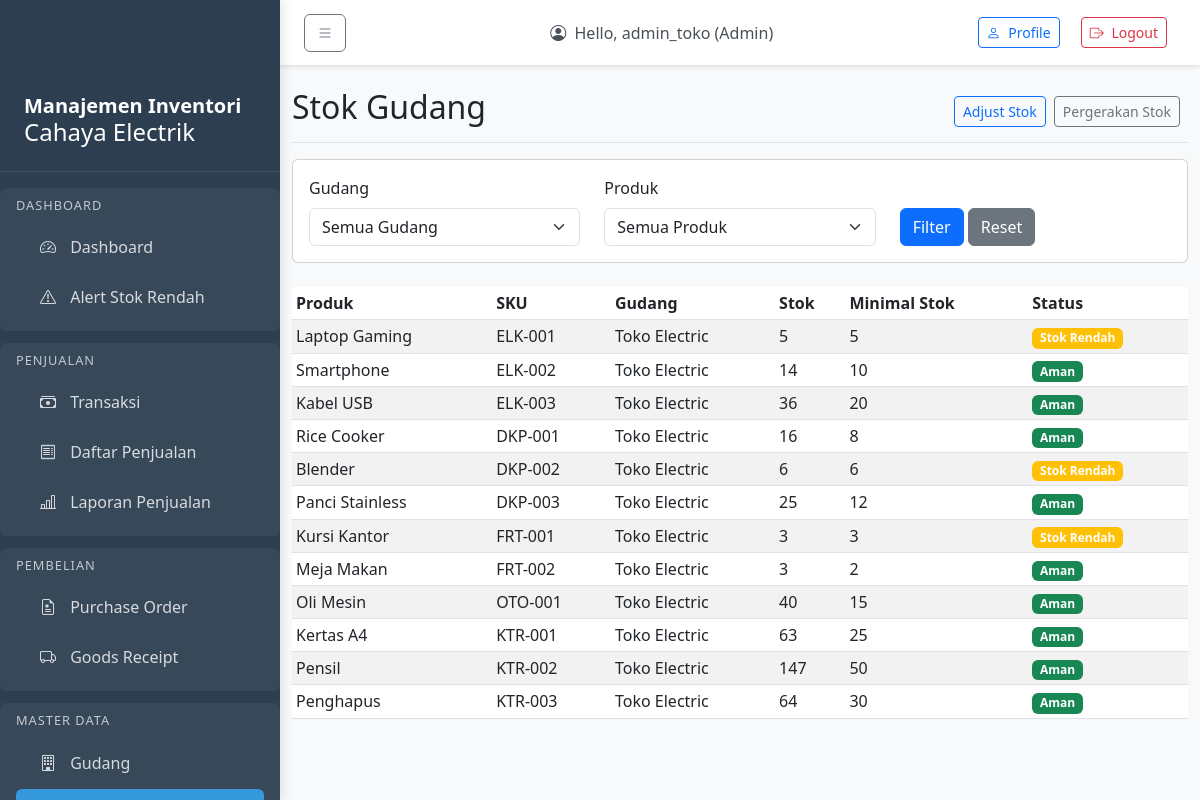
The app's page /inventory/stocks/ (signed in), older data.
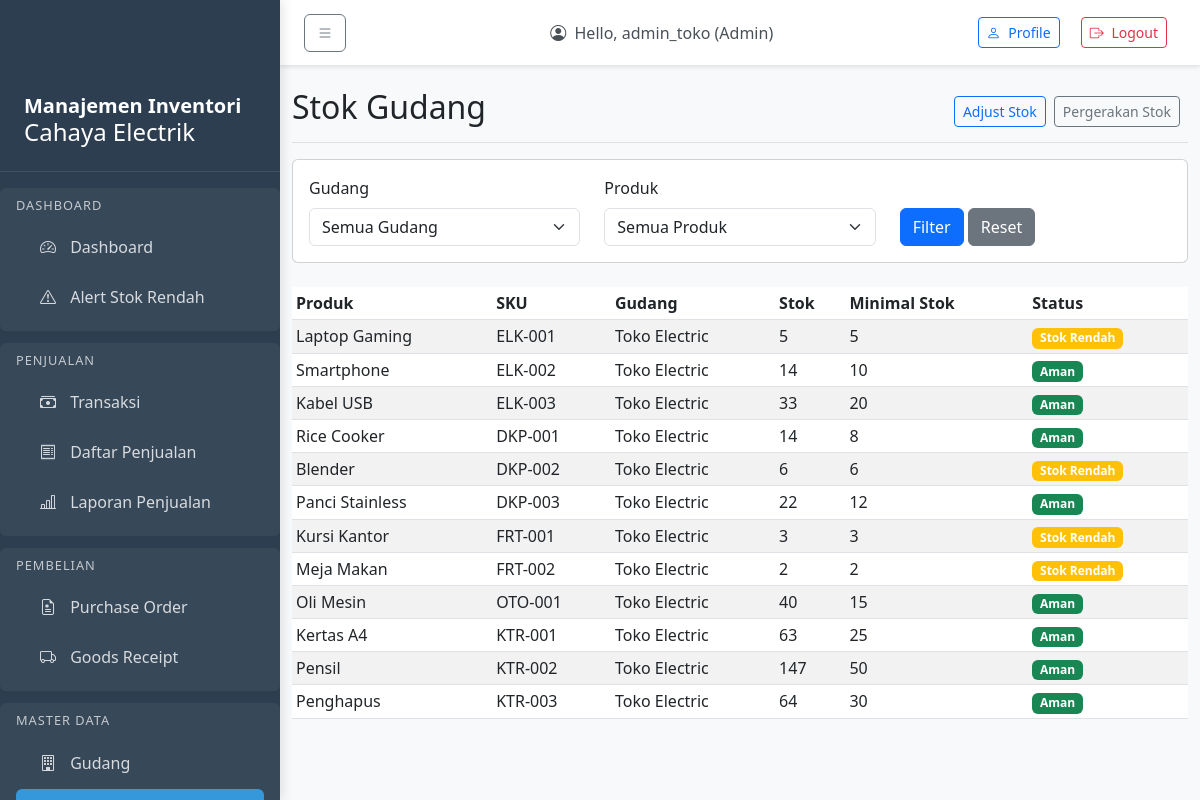
The same page, newer data.
### inventory/models.py (models this page shows, shortened)
class Stock(models.Model):
    product = models.ForeignKey(Product, on_delete=models.CASCADE)
    warehouse = models.ForeignKey(Warehouse, on_delete=models.CASCADE)
    qty = models.IntegerField(default=0)
    class Meta:
        db_table = 'stock'
        unique_together = ('product', 'warehouse')

class Warehouse(models.Model):
    code = models.CharField(max_length=20, unique=True)
    name = models.CharField(max_length=100)
    address = models.CharField(max_length=255, blank=True)
    created_at = models.DateTimeField(auto_now_add=True)
    class Meta:
        db_table = 'warehouse'

### master/models.py (models this page shows, shortened)
class Product(models.Model):
    sku = models.CharField(max_length=50, unique=True)
    name = models.CharField(max_length=150)
    category = models.ForeignKey(Category, on_delete=models.CASCADE, null=True, blank=True)
    uom = models.CharField(max_length=20, default='PCS')  # Unit of Measure
    min_stock = models.IntegerField(default=0)
    price = models.DecimalField(max_digits=12, decimal_places=2, default=0)
    is_active = models.BooleanField(default=True)
    created_at = models.DateTimeField(auto_now_add=True)
    updated_at = models.DateTimeField(auto_now=True)
    class Meta:
        db_table = 'product'

### inventory/views.py (the view)
# urls.py: path('stocks/', views.stock_list, name='stock_list'),
@login_required
def stock_list(request):
    if request.user.role not in ['warehouse', 'manager', 'admin']:
        raise PermissionDenied("Anda tidak memiliki akses ke fitur ini.")
    warehouse_id = request.GET.get('warehouse')
    product_id = request.GET.get('product')
    stocks = Stock.objects.select_related('product', 'warehouse').all()
    if warehouse_id:
        stocks = stocks.filter(warehouse_id=warehouse_id)
    if product_id:
        stocks = stocks.filter(product_id=product_id)
    warehouses = Warehouse.objects.all()
    products = Product.objects.filter(is_active=True)
    return render(request, 'inventory/stock_list.html', {
        'stocks': stocks,
        'warehouses': warehouses,
        'products': products,
        'selected_warehouse': warehouse_id,
        'selected_product': product_id
    })

### templates/inventory/stock_list.html (shortened to what this page needs)
{% extends 'base.html' %}
{% block content %}
<div class="d-flex justify-content-between flex-wrap flex-md-nowrap align-items-center pt-3 pb-2 mb-3 border-bottom">
    <h1 class="h2">Stok Gudang</h1>
    <div class="btn-toolbar mb-2 mb-md-0">
        <div class="btn-group me-2">
            <a href="{% url 'inventory:stock_adjustment' %}" class="btn btn-sm btn-outline-primary">Adjust Stok</a>
        </div>
        <div class="btn-group me-2">
            <a href="{% url 'inventory:stock_movement_list' %}" class="btn btn-sm btn-outline-secondary bi bi-arrow-eft-right">Pergerakan Stok</a>
        </div>
    </div>
</div>
<div class="card mb-4">
    <div class="card-body">
        <form method="get">
            <div class="row">
                <div class="col-md-4">
                    <label for="warehouse" class="form-label">Gudang</label>
                    <select name="warehouse" id="warehouse" class="form-select">
                        <option value="">Semua Gudang</option>
                    </select>
                </div>
                <div class="col-md-4">
                    <label for="product" class="form-label">Produk</label>
                    <select name="product" id="product" class="form-select">
                        <option value="">Semua Produk</option>
                    </select>
                </div>
                <div class="col-md-4">
                    <label class="form-label">&nbsp;</label>
                    <div>
                        <button type="submit" class="btn btn-primary">Filter</button>
                        <a href="{% url 'inventory:stock_list' %}" class="btn btn-secondary">Reset</a>
                    </div>
                </div>
            </div>
        </form>
    </div>
</div>
<div class="table-responsive">
    <table class="table table-striped table-sm">
        <thead>
            <tr>
                <th>Produk</th>
                <th>SKU</th>
                <th>Gudang</th>
                <th>Stok</th>
                <th>Minimal Stok</th>
                <th>Status</th>
            </tr>
        </thead>
        <tbody>
            {% for stock in stocks %}
            <tr>
                <td>{{ stock.product.name }}</td>
                <td>{{ stock.product.sku }}</td>
                <td>{{ stock.warehouse.name }}</td>
                <td>{{ stock.qty }}</td>
                <td>{{ stock.product.min_stock }}</td>
                <td>
                    {% if stock.qty <= stock.product.min_stock %}
                        <span class="badge bg-warning">Stok Rendah</span>
                    {% else %}
                        <span class="badge bg-success">Aman</span>
                    {% endif %}
                </td>
            </tr>
            {% empty %}
            <tr>
                <td colspan="6">Tidak ada data stok</td>
            </tr>
            {% endfor %}
        </tbody>
    </table>
</div>
{% endblock %}

Row changes from the older to the newer data that the page shows:
changed Stock "Kabel USB": qty "36" → "33"
changed Stock "Rice Cooker": qty "16" → "14"
changed Stock "Panci Stainless": qty "25" → "22"
changed Stock "Meja Makan": qty "3" → "2"; qty "Aman" → "Stok Rendah"
